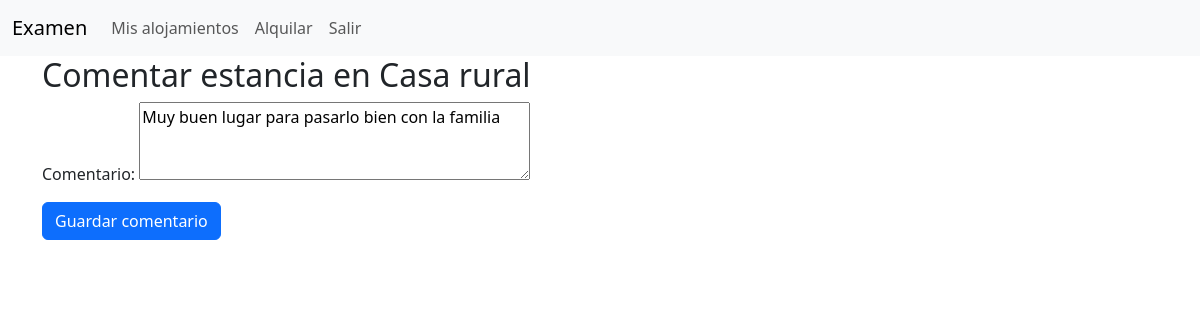
/alquiler/1/comentar/ (signed in), run on the app's committed database.
### alojamientos_app/models.py (models this page shows)
class Alquiler(models.Model):
    cliente = models.ForeignKey(Usuario, on_delete=models.SET_NULL, null=True, blank=True, related_name="cliente")
    alojamiento = models.ForeignKey(Alojamiento, on_delete=models.SET_NULL, null=True, blank=True, related_name = "alojamientos")
    desde = models.DateField()
    hasta = models.DateField()
    comentario = models.TextField(blank=True, null=True)  # Nuevo campo para comentarios

class Alojamiento(models.Model):
    descripcion = models.CharField(max_length=100)
    precio = models.DecimalField(max_digits=10, decimal_places=2)
    propietario=models.ForeignKey(Usuario, on_delete=models.SET_NULL, null=True, blank=True, related_name="propietario")
    alquileres=models.ManyToManyField(Usuario, through="Alquiler", related_name="alquileres")

### alojamientos_app/views.py (the view)
# urls.py: path('alquiler/<int:alquiler_id>/comentar/', comentar_alquiler, name='comentar_alquiler'),
def comentar_alquiler(request, alquiler_id):
    alquiler = get_object_or_404(Alquiler, id=alquiler_id, cliente=request.user)
    if request.method == 'POST':
        form = ComentarioAlquilerForm(request.POST, instance=alquiler)
        if form.is_valid():
            form.save()
            messages.success(request, "Comentario guardado correctamente.")
            return redirect('mis_alquileres')
    else:
        form = ComentarioAlquilerForm(instance=alquiler)
    return render(request, 'comentar_alquiler.html', {'form': form, 'alquiler': alquiler})

### alojamientos_app/forms.py
class ComentarioAlquilerForm(forms.ModelForm):
    class Meta:
        model = Alquiler
        fields = ['comentario']
        widgets = {
            'comentario': forms.Textarea(attrs={'rows': 3}),
        }

### alojamientos_app/templates/comentar_alquiler.html (shortened to what this page needs)
{% extends 'base.html' %}
{% block content %}
<h2>Comentar estancia en {{ alquiler.alojamiento.descripcion }}</h2>
<form method="post">
    {{ form.as_p }}
    <button type="submit" class="btn btn-primary">Guardar comentario</button>
</form>
{% endblock %}

### data on the page
Alquiler: alojamiento.descripcion "Casa rural", comentario "Muy buen lugar para pasarlo bien con la familia"
